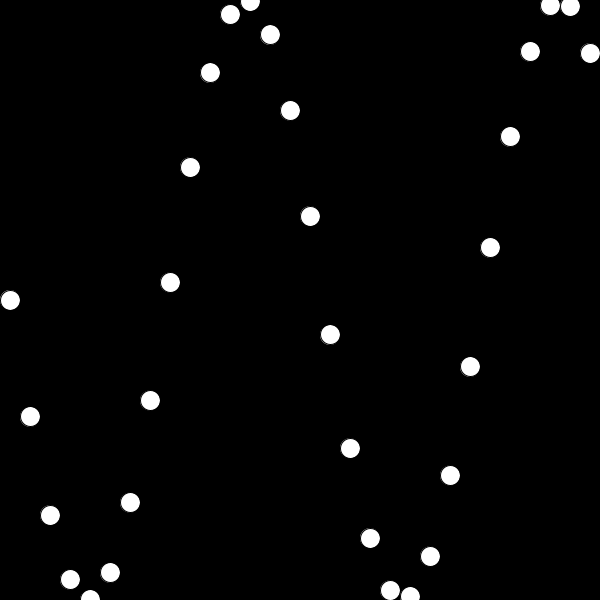
Frame 1 (no input)
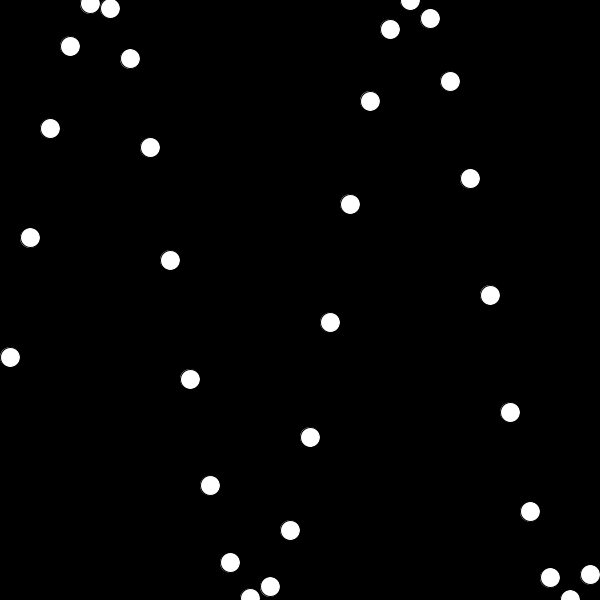
Frame 60 (the mouse pressed at the canvas centre just before this capture)
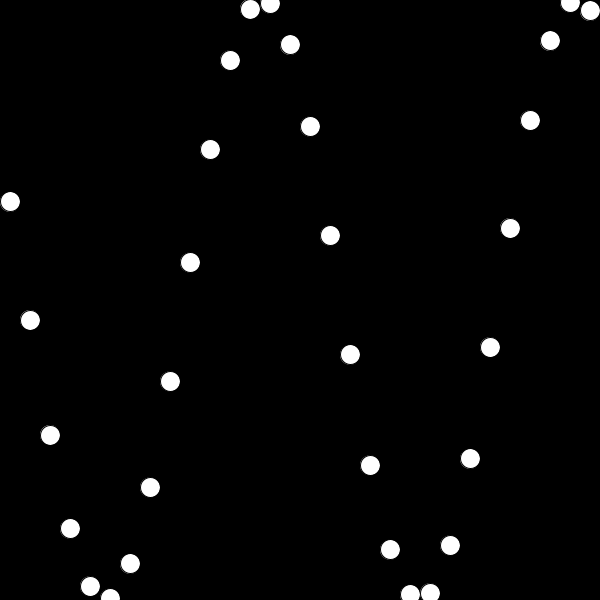
Frame 120 (the mouse held since frame 60 and released just before this capture)

The Processing sketch that drew these frames (run headless with seeded random() and noise(); from frame 60 on, the mouse is pressed at the canvas centre):

// Processing sketch: sketch_3
// ── sketch_3.pde
/* 
 the program below draws three circles whose oscillation 
 is slightly off from one another. 
 
 instead of drawing the circles one by one, create a loop 
 that will draw 30 circles to the canvas to create the 
 wave pattern as shown in the example gif. use the iteration
 variable (e.g. 'i') from your loop to adjust the beginning 
 angle of each circle and space them out over the x-axis. 
 finally, adjust the amplitude so that the wave goes from 
 the top of the canvas to the bottom.
 */
 
float angle = 0.0;
float offset;
float amplitude = height*3;
float speed = 0.05;
float y;
float amount = 30;

void setup() {
  size(600, 600);
  offset = height/2;
}

void draw() {
  background(0);
  for (int i = 0; i < amount; i ++) {
    y = offset + sin(angle + i * 0.4) * amplitude;
    ellipse(10 + i * 20, y, 20, 20);
  }
  angle += speed;
}
